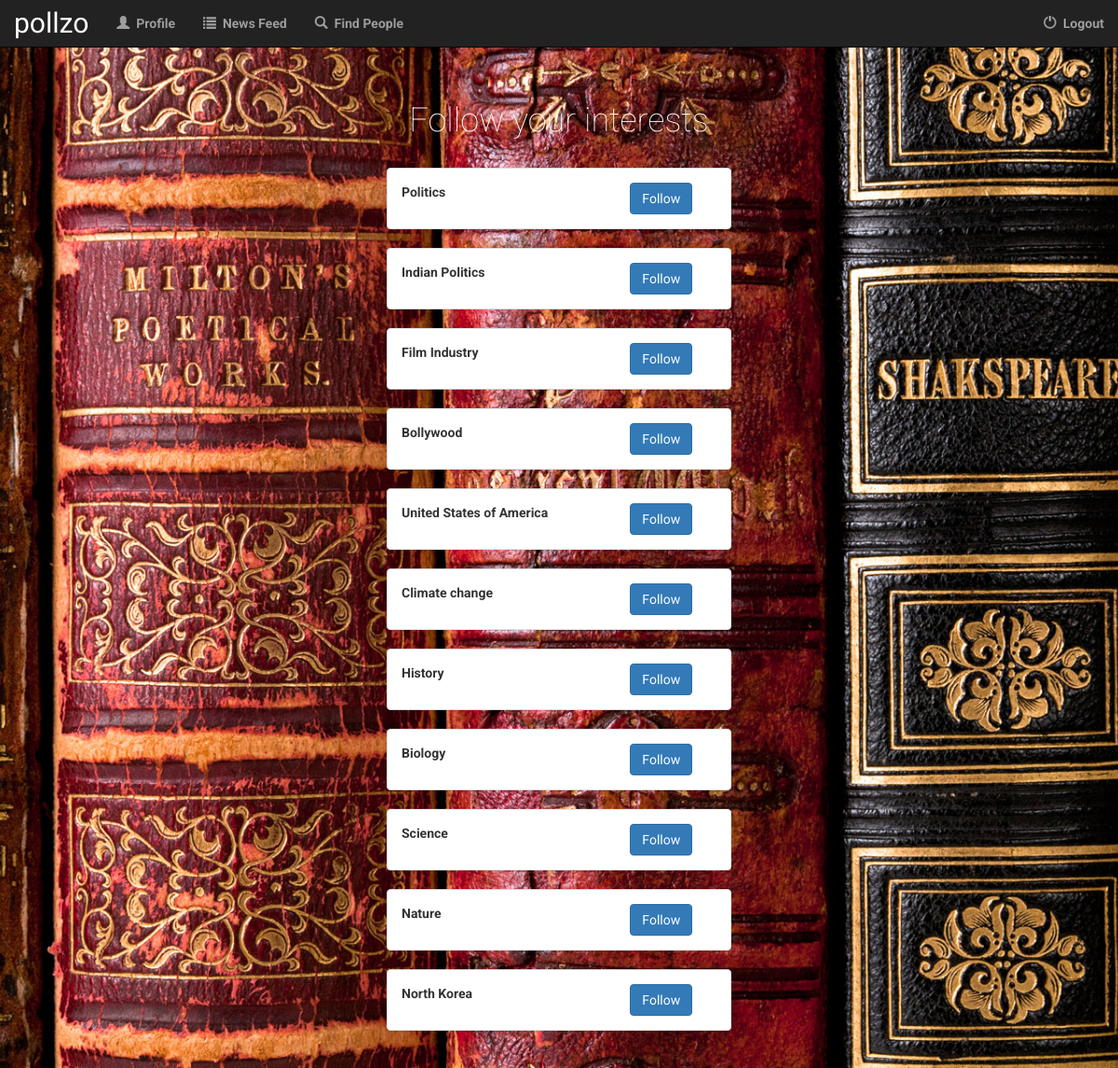
The page /user/devender/interests/ (signed in) on the database its author committed.
### userProfile/models.py (models this page shows, shortened)
class Interest(models.Model):
    interest_name = models.CharField(max_length = 100)

### userProfile/views.py (the view)
# urls.py: url(r'^(?P<user_name>[a-z]+)/interests/$',views.interest,name='interests'),
@login_required
def interest(request,user_name):
    context = {
    "title":"Interests",
    "all_interests":Interest.objects.all()
    }
    context["currentUser"] = request.user.first_name
    context["currentUserName"] = request.user.username
    requesting_user = get_object_or_404(User,username=user_name)
    context["currentPollzoUser"] = PollzoUser.objects.get(user=request.user)
    context["profileUser"] = requesting_user
    context["currentPollzoProfile"] = PollzoUser.objects.get(user=requesting_user)
    if request.user == requesting_user:
        context["isSameUser"] = True
    return render(request,"profile/interests.html",context)

### userProfile/templates/profile/interests.html (shortened to what this page needs)
{% extends 'profile/profilebase.html' %}
{% load staticfiles %}
{% block content %}
<div class="container-fluid container-interests" style="background-image:url({% static 'images/intbg.jpg'%})">
  <h1>{% if isSameUser %}Follow your interests{% else %}{{currentPollzoProfile.user.first_name}}'s interests{% endif %}</h1>
  <br>
  {% if isSameUser %}
  {% for interest in all_interests %}
  <div class="row">
    <div class="col-md-offset-4 col-md-4 col-sm-offset-3 col-sm-6 col-xs-12">
       <div class="panel panel-default">
         <div class="panel-body">
           <div class="row">
             <div class="col-xs-8">
               <strong>{{interest.interest_name}}</strong>
             </div>
             <div class="col-xs-4">
                {% if interest in currentPollzoProfile.interests.all %}
                <button class="btn btn-danger int-btn" data-id='{{interest.id}}'>Unfollow</button>
                {% else %}
                <button class="btn btn-primary int-btn" data-id='{{interest.id}}'>Follow</button>
                {% endif %}
             </div>
           </div>
         </div>
       </div>
    </div>
  </div>
  {% endfor %}
  {% endif %}
</div>
{% endblock %}

### userProfile/templates/profile/profilebase.html (shortened to what this page needs)
{% load staticfiles %}
<!DOCTYPE html>
<html>
  <head>
    <link rel="stylesheet" href="https://maxcdn.bootstrapcdn.com/bootstrap/3.3.7/css/bootstrap.min.css">
    <link rel="stylesheet" href="{% static 'css/style-profile.min.css' %}">
   <link rel="stylesheet" href="https://cdnjs.cloudflare.com/ajax/libs/bootstrap-select/1.12.2/css/bootstrap-select.min.css">
  </head>
  <body>
  <nav class="navbar navbar-inverse navbar-fixed-top">
    <div class="container-fluid">
      <div class="navbar-header">
        <a class="navbar-brand" href="{% url 'signing:initial' %}">pollzo</a>
      </div>
      <div class="collapse navbar-collapse" id="Navbar">
        <ul class="navbar-nav nav">
          <li class={% block profile-active %}{% endblock %}>
            <a href="/user/{{currentUserName}}/"><span class="glyphicon glyphicon-user"></span> &nbsp;Profile</a>
          </li>
          <li class={% block feed-active %}{% endblock %}>
            <a href="{% url 'profile:feed' user_name=currentUserName %}"><span class="glyphicon glyphicon-list"></span> &nbsp;News Feed</a>
          </li>
          <li class={% block people-active %}{% endblock %}>
            <a href="{% url 'profile:people' user_name=currentUserName %}"><span class="glyphicon glyphicon-search"></span> &nbsp;Find People</a>
          </li>
        </ul>
        <ul class="nav navbar-nav navbar-right">
          <li><a href="{% url 'profile:logout' %}"><span class="glyphicon glyphicon-off"></span> &nbsp;Logout</a></li>
        </ul>
      </div>
    </div>
  </nav>
  <br>
  {%block content%}
  {% endblock %}
  </body>
</html>

### rows shown on the page
Interest: interest_name "Politics"
Interest: interest_name "Indian Politics"
Interest: interest_name "Film Industry"
Interest: interest_name "Bollywood"
Interest: interest_name "United States of America"
Interest: interest_name "Climate change"
Interest: interest_name "History"
Interest: interest_name "Biology"
Interest: interest_name "Science"
Interest: interest_name "Nature"
Interest: interest_name "North Korea"
